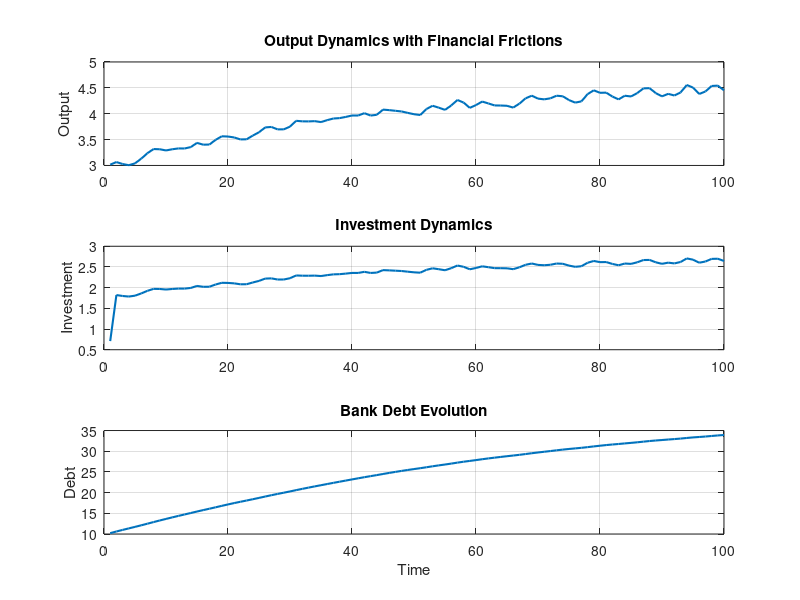
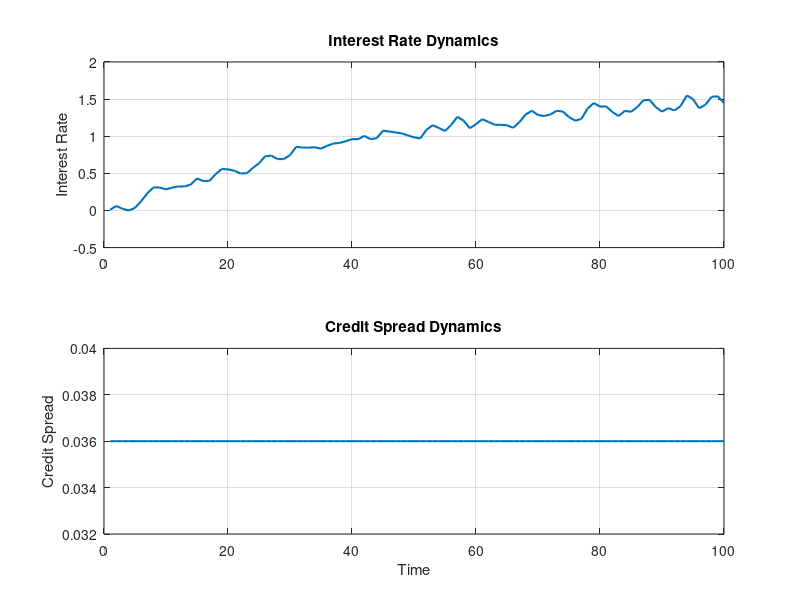
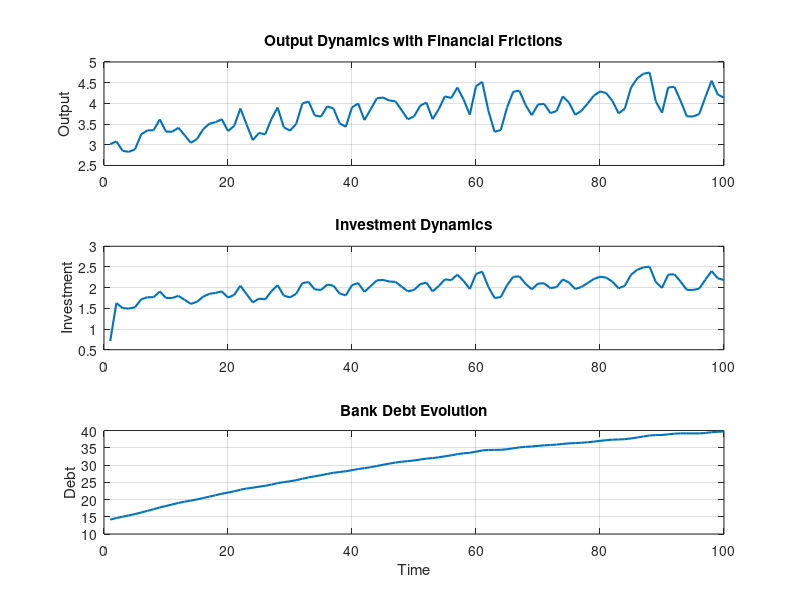
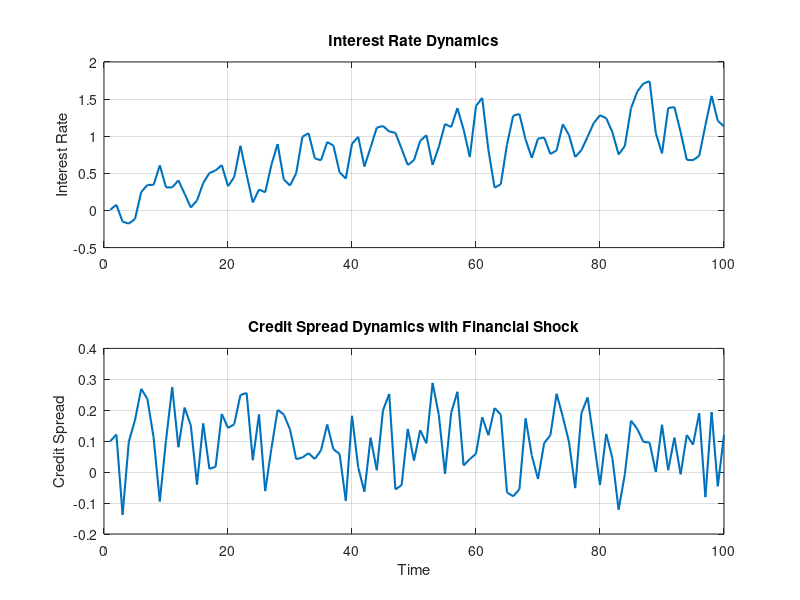

The MATLAB script that drew these images, in order:
% Financial Friction DSGE Model (Gertler-Kiyotaki/BGG Framework)

% Clear workspace and define parameters
clear; clc; close all;

%% Model Parameters
beta = 0.99;            % Discount factor
sigma = 1;              % Risk aversion
phi = 1;                % Inverse Frisch elasticity
rho = 0.9;              % Persistence of technology shock
sigma_e = 0.01;         % Std. deviation of technology shock
delta = 0.025;          % Capital depreciation rate
alpha = 0.33;          % Capital share in production
eta = 0.5;              % Capital adjustment cost

% Financial Friction Parameters
phi_k = 0.36;           % Leverage ratio (fraction of capital funded by debt)
kappa = 0.1;            % Cost of external financing

%% Steady State Values
k_ss = ((alpha / (1 / beta - 1 + delta)))^(1 / (1 - alpha));
y_ss = k_ss^alpha;
investment_ss = delta * k_ss;
interest_rate_ss = 1 / beta - 1;
credit_spread_ss = kappa * phi_k;

%% Simulation Setup
T = 100;                 % Time periods
shock = sigma_e * randn(T, 1); % Technology shock

% Initialize variables
capital = zeros(T, 1);
output = zeros(T, 1);
investment = zeros(T, 1);
bank_debt = zeros(T, 1);
interest_rate = zeros(T, 1);
credit_spread = zeros(T, 1);

capital(1) = k_ss;
output(1) = y_ss;
investment(1) = investment_ss;
bank_debt(1) = phi_k * k_ss;
interest_rate(1) = interest_rate_ss;
credit_spread(1) = credit_spread_ss;

%% Model Simulation
for t = 2:T
    % Productivity shock
    z_t = rho * shock(t - 1) + shock(t);
    
    % Output with financial frictions
    output(t) = exp(z_t) * capital(t - 1)^alpha;
    
    % Investment decision with adjustment costs
    investment(t) = ((1 - kappa) * beta * output(t)) / (1 + eta);
    
    % Capital accumulation
    capital(t) = (1 - delta) * capital(t - 1) + investment(t);
    
    % Bank debt evolution
    bank_debt(t) = phi_k * capital(t);
    
    % Interest rate dynamics (Taylor Rule)
    interest_rate(t) = interest_rate_ss + phi * (output(t) - y_ss);
    
    % Credit spread dynamics
    credit_spread(t) = kappa * (bank_debt(t) / capital(t));
end

%% Plot Results
figure;
subplot(3,1,1);
plot(output, 'LineWidth', 1.5);
title('Output Dynamics with Financial Frictions');
ylabel('Output'); grid on;

subplot(3,1,2);
plot(investment, 'LineWidth', 1.5);
title('Investment Dynamics');
ylabel('Investment'); grid on;

subplot(3,1,3);
plot(bank_debt, 'LineWidth', 1.5);
title('Bank Debt Evolution');
ylabel('Debt'); xlabel('Time'); grid on;

figure;
subplot(2,1,1);
plot(interest_rate, 'LineWidth', 1.5);
title('Interest Rate Dynamics');
ylabel('Interest Rate'); grid on;

subplot(2,1,2);
plot(credit_spread, 'LineWidth', 1.5);
title('Credit Spread Dynamics');
ylabel('Credit Spread'); xlabel('Time'); grid on;

grid on;

%% Interpretation
% - Observe how shocks propagate through output, investment, bank debt, interest rates, and credit spreads.
% - Higher leverage increases the economy's sensitivity to financial shocks.
% - Bank debt and credit spreads amplify business cycle fluctuations.
% Financial Friction DSGE Model (Gertler-Kiyotaki/BGG Framework)

% Clear workspace and define parameters
clear; clc; close all;

%% Model Parameters
beta = 0.99;            % Discount factor
sigma = 1;              % Risk aversion
phi = 1;                % Inverse Frisch elasticity
rho = 0.9;              % Persistence of technology shock
sigma_e = 0.05;         % Increased Std. deviation of technology shock (Amplified Shock)
delta = 0.025;          % Capital depreciation rate
alpha = 0.33;           % Capital share in production
eta = 0.5;              % Capital adjustment cost

% Financial Friction Parameters
phi_k = 0.5;            % Increased Leverage ratio (fraction of capital funded by debt)
kappa = 0.2;            % Increased Cost of external financing

%% Steady State Values
k_ss = ((alpha / (1 / beta - 1 + delta)))^(1 / (1 - alpha));
y_ss = k_ss^alpha;
investment_ss = delta * k_ss;
interest_rate_ss = 1 / beta - 1;
credit_spread_ss = kappa * phi_k;

%% Simulation Setup
T = 100;                 % Time periods
shock = sigma_e * randn(T, 1); % Stronger Technology shock

% Initialize variables
capital = zeros(T, 1);
output = zeros(T, 1);
investment = zeros(T, 1);
bank_debt = zeros(T, 1);
interest_rate = zeros(T, 1);
credit_spread = zeros(T, 1);

capital(1) = k_ss;
output(1) = y_ss;
investment(1) = investment_ss;
bank_debt(1) = phi_k * k_ss;
interest_rate(1) = interest_rate_ss;
credit_spread(1) = credit_spread_ss;

%% Model Simulation
for t = 2:T
    % Productivity shock
    z_t = rho * shock(t - 1) + shock(t);
    
    % Output with financial frictions
    output(t) = exp(z_t) * capital(t - 1)^alpha;
    
    % Investment decision with adjustment costs
    investment(t) = ((1 - kappa) * beta * output(t)) / (1 + eta);
    
    % Capital accumulation
    capital(t) = (1 - delta) * capital(t - 1) + investment(t);
    
    % Bank debt evolution
    bank_debt(t) = phi_k * capital(t);
    
    % Interest rate dynamics (Taylor Rule)
    interest_rate(t) = interest_rate_ss + phi * (output(t) - y_ss);
    
    % Credit spread dynamics with financial shock
    credit_spread(t) = kappa * (bank_debt(t) / capital(t)) + 0.1 * randn();
end

%% Plot Results
figure;
subplot(3,1,1);
plot(output, 'LineWidth', 1.5);
title('Output Dynamics with Financial Frictions');
ylabel('Output'); grid on;

subplot(3,1,2);
plot(investment, 'LineWidth', 1.5);
title('Investment Dynamics');
ylabel('Investment'); grid on;

subplot(3,1,3);
plot(bank_debt, 'LineWidth', 1.5);
title('Bank Debt Evolution');
ylabel('Debt'); xlabel('Time'); grid on;

figure;
subplot(2,1,1);
plot(interest_rate, 'LineWidth', 1.5);
title('Interest Rate Dynamics');
ylabel('Interest Rate'); grid on;

subplot(2,1,2);
plot(credit_spread, 'LineWidth', 1.5);
title('Credit Spread Dynamics with Financial Shock');
ylabel('Credit Spread'); xlabel('Time'); grid on;

grid on;

%% Interpretation
% - Amplified shocks now generate stronger responses across output, investment, bank debt, interest rates, and credit spreads.
% - Increased leverage and financing costs intensify economic sensitivity to financial disturbances.
% - Credit spreads now exhibit more dynamic behavior due to the introduced financial shocks.
